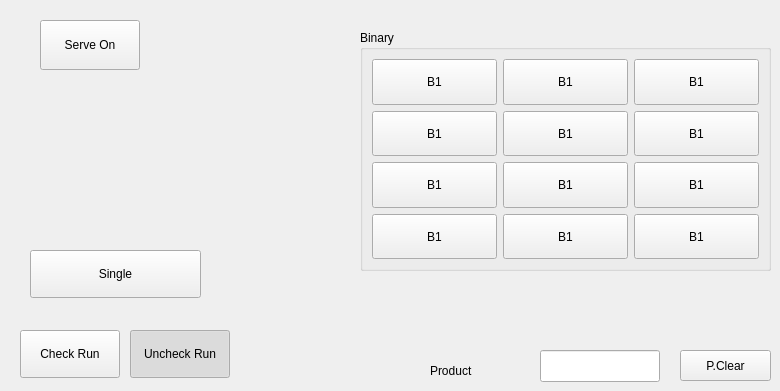
     <widget class="QWidget" name="tabWidgetPage1">
      <widget class="QGroupBox" name="groupBox_3">
       <property name="geometry">
        <rect>
         <x>360</x>
         <y>30</y>
         <width>411</width>
         <height>241</height>
        </rect>
       </property>
       <property name="title">
        <string>Binary</string>
       </property>
       <layout class="QVBoxLayout" name="verticalLayout">
        <property name="margin">
         <number>0</number>
        </property>
        <item>
         <widget class="QWidget" name="bGroup" native="true">
          <property name="sizePolicy">
           <sizepolicy hsizetype="Preferred" vsizetype="Expanding">
            <horstretch>0</horstretch>
            <verstretch>0</verstretch>
           </sizepolicy>
          </property>
          <layout class="QGridLayout" name="gridLayout_4">
           <item row="0" column="0">
            <widget class="QPushButton" name="b1">
             <property name="sizePolicy">
              <sizepolicy hsizetype="Minimum" vsizetype="Expanding">
               <horstretch>0</horstretch>
               <verstretch>0</verstretch>
              </sizepolicy>
             </property>
             <property name="minimumSize">
              <size>
               <width>0</width>
               <height>32</height>
              </size>
             </property>
             <property name="maximumSize">
              <size>
               <width>16777215</width>
               <height>48</height>
              </size>
             </property>
             <property name="text">
              <string>B1</string>
             </property>
            </widget>
           </item>
           <item row="0" column="1">
            <widget class="QPushButton" name="b2">
             <property name="sizePolicy">
              <sizepolicy hsizetype="Minimum" vsizetype="Expanding">
               <horstretch>0</horstretch>
               <verstretch>0</verstretch>
              </sizepolicy>
             </property>
             <property name="minimumSize">
              <size>
               <width>0</width>
               <height>32</height>
              </size>
             </property>
             <property name="maximumSize">
              <size>
               <width>16777215</width>
               <height>48</height>
              </size>
             </property>
             <property name="text">
              <string>B1</string>
             </property>
            </widget>
           </item>
           <item row="0" column="2">
            <widget class="QPushButton" name="b3">
             <property name="sizePolicy">
              <sizepolicy hsizetype="Minimum" vsizetype="Expanding">
               <horstretch>0</horstretch>
               <verstretch>0</verstretch>
              </sizepolicy>
             </property>
             <property name="minimumSize">
              <size>
               <width>0</width>
               <height>32</height>
              </size>
             </property>
             <property name="maximumSize">
              <size>
               <width>16777215</width>
               <height>48</height>
              </size>
             </property>
             <property name="text">
              <string>B1</string>
             </property>
            </widget>
           </item>
           <item row="1" column="0">
            <widget class="QPushButton" name="b4">
             <property name="sizePolicy">
              <sizepolicy hsizetype="Minimum" vsizetype="Expanding">
               <horstretch>0</horstretch>
               <verstretch>0</verstretch>
              </sizepolicy>
             </property>
             <property name="minimumSize">
              <size>
               <width>0</width>
               <height>32</height>
              </size>
             </property>
             <property name="maximumSize">
              <size>
               <width>16777215</width>
               <height>48</height>
              </size>
             </property>
             <property name="text">
              <string>B1</string>
             </property>
            </widget>
           </item>
           <item row="1" column="1">
            <widget class="QPushButton" name="b5">
             <property name="sizePolicy">
              <sizepolicy hsizetype="Minimum" vsizetype="Expanding">
               <horstretch>0</horstretch>
               <verstretch>0</verstretch>
              </sizepolicy>
             </property>
             <property name="minimumSize">
              <size>
               <width>0</width>
               <height>32</height>
              </size>
             </property>
             <property name="maximumSize">
              <size>
               <width>16777215</width>
               <height>48</height>
              </size>
             </property>
             <property name="text">
              <string>B1</string>
             </property>
            </widget>
           </item>
           <item row="1" column="2">
            <widget class="QPushButton" name="b6">
             <property name="sizePolicy">
              <sizepolicy hsizetype="Minimum" vsizetype="Expanding">
               <horstretch>0</horstretch>
               <verstretch>0</verstretch>
              </sizepolicy>
             </property>
             <property name="minimumSize">
              <size>
               <width>0</width>
               <height>32</height>
              </size>
             </property>
             <property name="maximumSize">
              <size>
               <width>16777215</width>
               <height>48</height>
              </size>
             </property>
             <property name="text">
              <string>B1</string>
             </property>
            </widget>
           </item>
           <item row="2" column="0">
            <widget class="QPushButton" name="b7">
             <property name="sizePolicy">
              <sizepolicy hsizetype="Minimum" vsizetype="Expanding">
               <horstretch>0</horstretch>
               <verstretch>0</verstretch>
              </sizepolicy>
             </property>
             <property name="minimumSize">
              <size>
               <width>0</width>
               <height>32</height>
              </size>
             </property>
             <property name="maximumSize">
              <size>
               <width>16777215</width>
               <height>48</height>
              </size>
             </property>
             <property name="text">
              <string>B1</string>
             </property>
            </widget>
           </item>
           <item row="2" column="1">
            <widget class="QPushButton" name="b8">
             <property name="sizePolicy">
              <sizepolicy hsizetype="Minimum" vsizetype="Expanding">
               <horstretch>0</horstretch>
               <verstretch>0</verstretch>
              </sizepolicy>
             </property>
             <property name="minimumSize">
              <size>
               <width>0</width>
               <height>32</height>
              </size>
             </property>
             <property name="maximumSize">
              <size>
               <width>16777215</width>
               <height>48</height>
              </size>
             </property>
             <property name="text">
              <string>B1</string>
             </property>
            </widget>
           </item>
           <item row="2" column="2">
            <widget class="QPushButton" name="b9">
             <property name="sizePolicy">
              <sizepolicy hsizetype="Minimum" vsizetype="Expanding">
               <horstretch>0</horstretch>
               <verstretch>0</verstretch>
              </sizepolicy>
             </property>
             <property name="minimumSize">
              <size>
               <width>0</width>
               <height>32</height>
              </size>
             </property>
             <property name="maximumSize">
              <size>
               <width>16777215</width>
               <height>48</height>
              </size>
             </property>
             <property name="text">
              <string>B1</string>
             </property>
            </widget>
           </item>
           <item row="3" column="0">
            <widget class="QPushButton" name="b10">
             <property name="sizePolicy">
              <sizepolicy hsizetype="Minimum" vsizetype="Expanding">
               <horstretch>0</horstretch>
               <verstretch>0</verstretch>
              </sizepolicy>
             </property>
             <property name="minimumSize">
              <size>
               <width>0</width>
               <height>32</height>
              </size>
             </property>
             <property name="maximumSize">
              <size>
               <width>16777215</width>
               <height>48</height>
              </size>
             </property>
             <property name="text">
              <string>B1</string>
             </property>
            </widget>
           </item>
           <item row="3" column="1">
            <widget class="QPushButton" name="b11">
             <property name="sizePolicy">
              <sizepolicy hsizetype="Minimum" vsizetype="Expanding">
               <horstretch>0</horstretch>
               <verstretch>0</verstretch>
              </sizepolicy>
             </property>
             <property name="minimumSize">
              <size>
               <width>0</width>
               <height>32</height>
              </size>
             </property>
             <property name="maximumSize">
              <size>
               <width>16777215</width>
               <height>48</height>
              </size>
             </property>
             <property name="text">
              <string>B1</string>
             </property>
            </widget>
           </item>
           <item row="3" column="2">
            <widget class="QPushButton" name="b12">
             <property name="sizePolicy">
              <sizepolicy hsizetype="Minimum" vsizetype="Expanding">
               <horstretch>0</horstretch>
               <verstretch>0</verstretch>
              </sizepolicy>
             </property>
             <property name="minimumSize">
              <size>
               <width>0</width>
               <height>32</height>
              </size>
             </property>
             <property name="maximumSize">
              <size>
               <width>16777215</width>
               <height>48</height>
              </size>
             </property>
             <property name="text">
              <string>B1</string>
             </property>
            </widget>
           </item>
          </layout>
         </widget>
        </item>
       </layout>
      </widget>
      <widget class="QLabel" name="label_3">
       <property name="geometry">
        <rect>
         <x>430</x>
         <y>360</y>
         <width>91</width>
         <height>21</height>
        </rect>
       </property>
       <property name="text">
        <string>Product</string>
       </property>
      </widget>
      <widget class="ICLineEditWithVirtualNumericKeypad" name="productEdit">
       <property name="geometry">
        <rect>
         <x>540</x>
         <y>350</y>
         <width>120</width>
         <height>32</height>
        </rect>
       </property>
       <property name="minimumSize">
        <size>
         <width>0</width>
         <height>32</height>
        </size>
       </property>
       <property name="alignment">
        <set>Qt::AlignRight|Qt::AlignTrailing|Qt::AlignVCenter</set>
       </property>
      </widget>
      <widget class="QPushButton" name="singleButton">
       <property name="geometry">
        <rect>
         <x>30</x>
         <y>250</y>
         <width>171</width>
         <height>48</height>
        </rect>
       </property>
       <property name="sizePolicy">
        <sizepolicy hsizetype="Minimum" vsizetype="Preferred">
         <horstretch>0</horstretch>
         <verstretch>0</verstretch>
        </sizepolicy>
       </property>
       <property name="minimumSize">
        <size>
         <width>0</width>
         <height>48</height>
        </size>
       </property>
       <property name="text">
        <string>Single</string>
       </property>
      </widget>
      <widget class="QPushButton" name="runButton">
       <property name="geometry">
        <rect>
         <x>20</x>
         <y>330</y>
         <width>100</width>
         <height>48</height>
        </rect>
       </property>
       <property name="sizePolicy">
        <sizepolicy hsizetype="Minimum" vsizetype="Preferred">
         <horstretch>0</horstretch>
         <verstretch>0</verstretch>
        </sizepolicy>
       </property>
       <property name="minimumSize">
        <size>
         <width>0</width>
         <height>48</height>
        </size>
       </property>
       <property name="text">
        <string>Check Run</string>
       </property>
       <property name="checkable">
        <bool>true</bool>
       </property>
      </widget>
      <widget class="QPushButton" name="productClear">
       <property name="geometry">
        <rect>
         <x>680</x>
         <y>350</y>
         <width>91</width>
         <height>31</height>
        </rect>
       </property>
       <property name="sizePolicy">
        <sizepolicy hsizetype="Minimum" vsizetype="Preferred">
         <horstretch>0</horstretch>
         <verstretch>0</verstretch>
        </sizepolicy>
       </property>
       <property name="text">
        <string>P.Clear</string>
       </property>
      </widget>
      <widget class="QPushButton" name="uncheckRunButton">
       <property name="geometry">
        <rect>
         <x>130</x>
         <y>330</y>
         <width>100</width>
         <height>48</height>
        </rect>
       </property>
       <property name="sizePolicy">
        <sizepolicy hsizetype="Minimum" vsizetype="Preferred">
         <horstretch>0</horstretch>
         <verstretch>0</verstretch>
        </sizepolicy>
       </property>
       <property name="minimumSize">
        <size>
         <width>0</width>
         <height>48</height>
        </size>
       </property>
       <property name="text">
        <string>Uncheck Run</string>
       </property>
       <property name="checkable">
        <bool>true</bool>
       </property>
       <property name="checked">
        <bool>true</bool>
       </property>
      </widget>
      <widget class="QPushButton" name="serveControl">
       <property name="geometry">
        <rect>
         <x>40</x>
         <y>20</y>
         <width>100</width>
         <height>50</height>
        </rect>
       </property>
       <property name="sizePolicy">
        <sizepolicy hsizetype="Minimum" vsizetype="Preferred">
         <horstretch>0</horstretch>
         <verstretch>0</verstretch>
        </sizepolicy>
       </property>
       <property name="minimumSize">
        <size>
         <width>100</width>
         <height>50</height>
        </size>
       </property>
       <property name="maximumSize">
        <size>
         <width>100</width>
         <height>50</height>
        </size>
       </property>
       <property name="text">
        <string>Serve On</string>
       </property>
       <property name="checkable">
        <bool>true</bool>
       </property>
      </widget>
     </widget>
